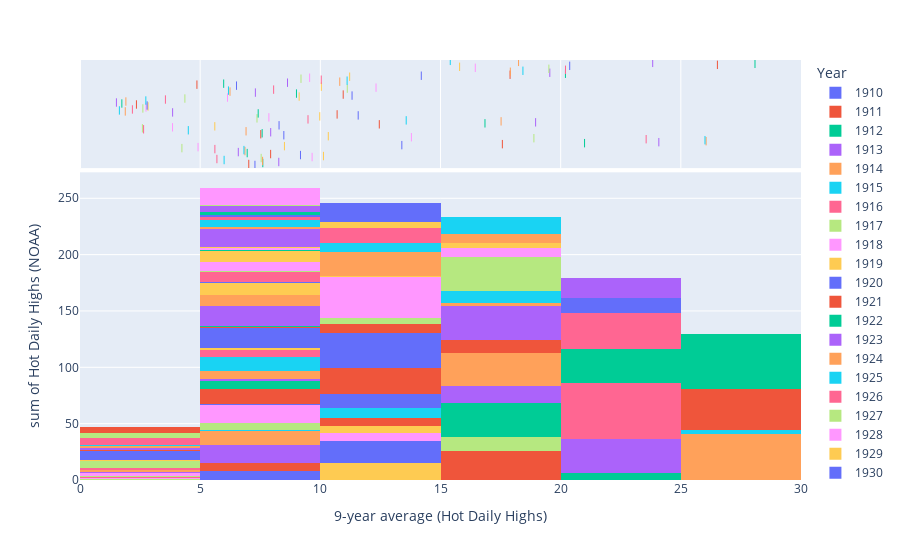

The notebook cell this image was saved under:
### Code cell
fig = px.histogram(data, x="9-year average (Hot Daily Highs)", y="Hot Daily Highs (NOAA)", marginal="rug",color ="Year")
fig.show()
